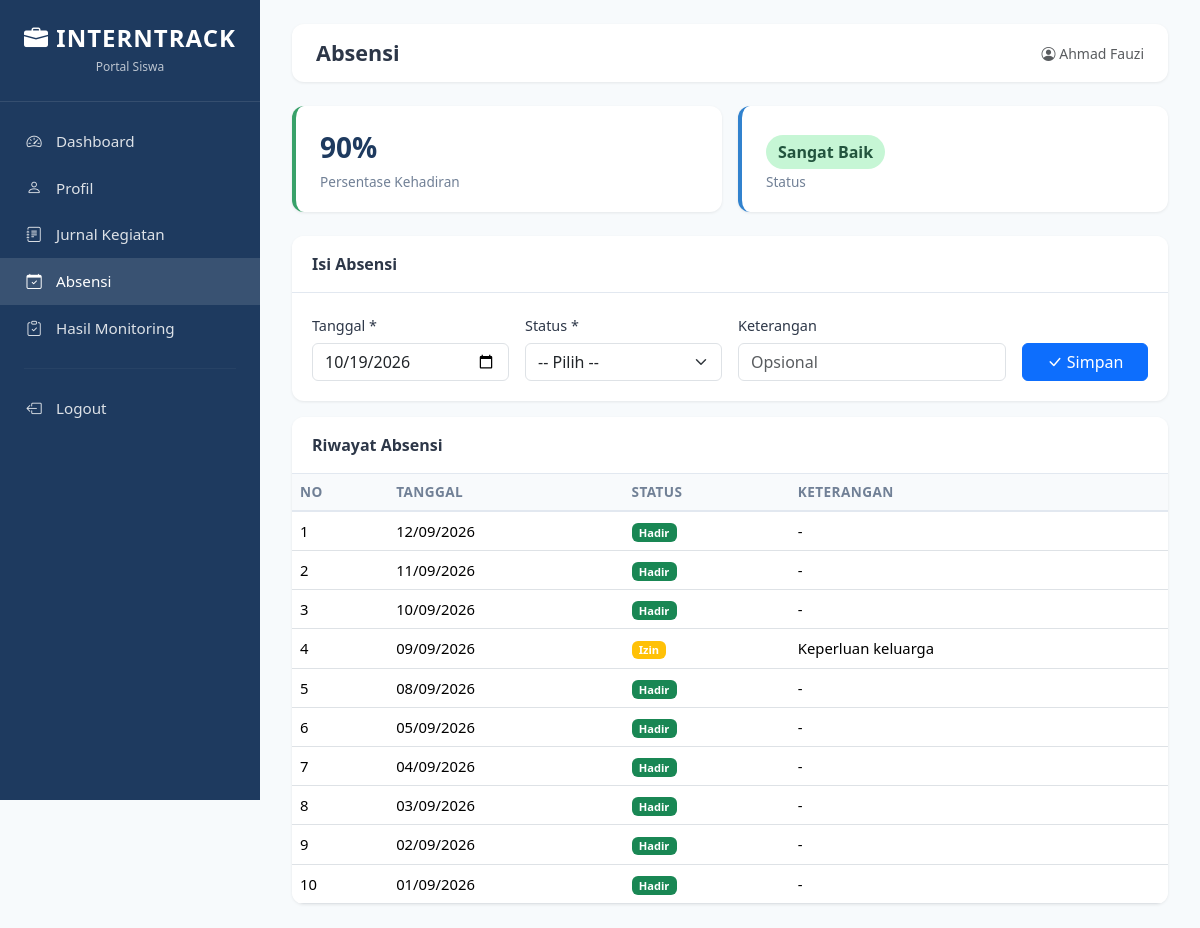
The page /siswa/absensi.php (signed in) on the database its author committed.
### tables this page shows
CREATE TABLE absensi (
    id INT AUTO_INCREMENT PRIMARY KEY,
    siswa_id INT NOT NULL,
    tanggal DATE NOT NULL,
    status ENUM('Hadir','Izin','Sakit','Alpa') NOT NULL,
    keterangan VARCHAR(255) DEFAULT NULL,
    created_at TIMESTAMP DEFAULT CURRENT_TIMESTAMP,
    UNIQUE KEY unique_absensi (siswa_id, tanggal),
    FOREIGN KEY (siswa_id) REFERENCES siswa(id) ON DELETE CASCADE
);

### config/database.php (called while the page is built, shortened)
<?php
function getConnection() {
    static $conn = null;
    if ($conn === null) {
        try {
            $conn = new mysqli(DB_HOST, DB_USER, DB_PASS, DB_NAME);
            $conn->set_charset('utf8mb4');
        } catch (Exception $e) {
            die('Database error: ' . $e->getMessage());
        }
    }
    return $conn;
}
function hitungStatusKehadiran($persen) {
    if ($persen >= 90) return 'Sangat Baik';
    return 'Perlu Pembinaan';
}
function getPersentaseKehadiran($siswa_id) {
    $conn = getConnection();
    $stmt = $conn->prepare("SELECT COUNT(*) as total, SUM(CASE WHEN status='Hadir' THEN 1 ELSE 0 END) as hadir FROM absensi WHERE siswa_id=?");
    $stmt->bind_param('i', $siswa_id);
    $stmt->execute();
    $r = $stmt->get_result()->fetch_assoc();
    return round(($r['hadir'] / $r['total']) * 100, 1);
}
?>

### config/auth.php (called while the page is built, shortened)
<?php
require_once __DIR__ . '/database.php';
function currentUser() {
    return [
        'id'         => $_SESSION['user_id'] ?? null,
        'username'   => $_SESSION['username'] ?? null,
        'role'       => $_SESSION['role'] ?? null,
        'related_id' => $_SESSION['related_id'] ?? null,
        'nama'       => $_SESSION['nama'] ?? null,
    ];
}
?>

### siswa/absensi.php (the view, shortened to what this page needs)
<?php
require_once __DIR__ . '/includes/header.php';
$conn = getConnection();
$siswa_id = (int)$user['related_id'];
$data = $conn->query("SELECT * FROM absensi WHERE siswa_id=$siswa_id ORDER BY tanggal DESC");
$persen = getPersentaseKehadiran($siswa_id);
$status_kehadiran = hitungStatusKehadiran($persen);
$badge = $persen>=90?'badge-sangatbaik':($persen>=75?'badge-baik':($persen>=60?'badge-perhatian':'badge-pembinaan'));
?>
<div class="row g-3 mb-4">
    <div class="col-md-6"><div class="stat-card success"><div class="stat-value"><?= $persen ?>%</div><div class="stat-label">Persentase Kehadiran</div></div></div>
    <div class="col-md-6"><div class="stat-card"><div class="stat-value"><span class="badge-status <?= $badge ?>" style="font-size:1rem;"><?= $status_kehadiran ?></span></div><div class="stat-label">Status</div></div></div>
</div>
<div class="card-custom mb-3">
    <div class="card-header">Isi Absensi</div>
    <div class="card-body">
        <form method="POST" class="row g-3">
            <div class="col-md-3"><label class="form-label">Tanggal *</label><input type="date" name="tanggal" class="form-control" value="<?= date('Y-m-d') ?>" required></div>
            <div class="col-md-3"><label class="form-label">Status *</label>
                <select name="status" class="form-select" required>
                    <option value="">-- Pilih --</option>
                </select>
            </div>
            <div class="col-md-4"><label class="form-label">Keterangan</label><input type="text" name="keterangan" class="form-control" placeholder="Opsional"></div>
            <div class="col-md-2 d-flex align-items-end"><button type="submit" class="btn btn-primary w-100"><i class="bi bi-check-lg"></i> Simpan</button></div>
        </form>
    </div>
</div>
<div class="card-custom">
    <div class="card-header">Riwayat Absensi</div>
    <div class="card-body p-0">
        <table class="table table-custom table-hover mb-0">
            <thead><tr><th>No</th><th>Tanggal</th><th>Status</th><th>Keterangan</th></tr></thead>
            <tbody>
            <?php $no=1; while($r=$data->fetch_assoc()): ?>
                <tr>
                    <td><?= $no++ ?></td>
                    <td><?= date('d/m/Y', strtotime($r['tanggal'])) ?></td>
                    <td><span class="badge bg-<?= $r['status']=='Hadir'?'success':($r['status']=='Alpa'?'danger':'warning') ?>"><?= $r['status'] ?></span></td>
                    <td><?= htmlspecialchars($r['keterangan'] ?? '-') ?></td>
                </tr>
            <?php endwhile; ?>
            </tbody>
        </table>
    </div>
</div>
<?php require_once __DIR__ . '/includes/footer.php'; ?>

### assets/css/style.css (style rules this page uses)
:root { --primary: #1e3a5f; --primary-light: #2c5282; --accent: #3182ce; --success: #38a169; --warning: #d69e2e; --danger: #e53e3e; --bg: #f7fafc; --text: #2d3748; --muted: #718096; }
* { box-sizing: border-box; margin: 0; padding: 0; }
body { font-family: 'Segoe UI', system-ui, sans-serif; background: var(--bg); color: var(--text); min-height: 100vh; }
.stat-card { background: #fff; border-radius: 12px; padding: 1.25rem 1.5rem; box-shadow: 0 1px 3px rgba(0,0,0,.08); border-left: 4px solid var(--accent); transition: transform .2s; }
.stat-card .stat-value { font-size: 1.75rem; font-weight: 700; color: var(--primary); }
.stat-card .stat-label { font-size: .85rem; color: var(--muted); margin-top: .25rem; }
.stat-card.success { border-left-color: var(--success); }
.card-custom { background: #fff; border-radius: 12px; box-shadow: 0 1px 3px rgba(0,0,0,.08); overflow: hidden; }
.card-custom .card-header { background: #fff; border-bottom: 1px solid #e2e8f0; padding: 1rem 1.25rem; font-weight: 600; }
.card-custom .card-body { padding: 1.25rem; }
.table-custom { margin: 0; }
.table-custom thead th { background: #f8fafc; font-weight: 600; font-size: .85rem; text-transform: uppercase; letter-spacing: .03em; color: var(--muted); border-bottom: 2px solid #e2e8f0; }
.table-custom td { vertical-align: middle; font-size: .925rem; }
.badge-status { padding: .35em .75em; border-radius: 999px; font-size: .75rem; font-weight: 600; }
.badge-sangatbaik { background: #c6f6d5; color: #22543d; }
.form-label { font-weight: 500; font-size: .9rem; margin-bottom: .35rem; }

### rows shown on the page
absensi: tanggal "12/09/2026", status "Hadir", keterangan "-"
absensi: tanggal "11/09/2026", status "Hadir", keterangan "-"
absensi: tanggal "10/09/2026", status "Hadir", keterangan "-"
absensi: tanggal "09/09/2026", status "Izin", keterangan "Keperluan keluarga"
absensi: tanggal "08/09/2026", status "Hadir", keterangan "-"
absensi: tanggal "05/09/2026", status "Hadir", keterangan "-"
absensi: tanggal "04/09/2026", status "Hadir", keterangan "-"
absensi: tanggal "03/09/2026", status "Hadir", keterangan "-"
absensi: tanggal "02/09/2026", status "Hadir", keterangan "-"
absensi: tanggal "01/09/2026", status "Hadir", keterangan "-"

### other values the page prints
$page_title "Absensi"
$user['nama'] "Ahmad Fauzi"
$persen "90"
$status_kehadiran "Sangat Baik"
